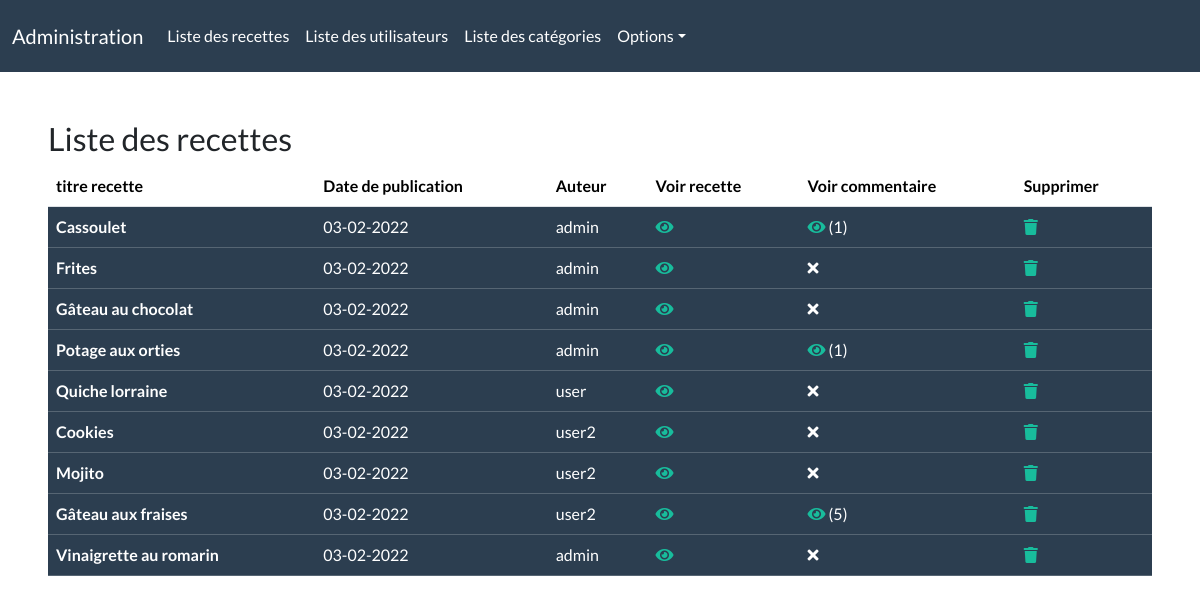
The app's page /private/templates/recipes.php (signed in) with its own data.
### tables this page shows
CREATE TABLE IF NOT EXISTS `recipes` (
  `id` int(11) NOT NULL AUTO_INCREMENT,
  `title` varchar(265) NOT NULL,
  `description` text NOT NULL,
  `image` text,
  `date_recipe` timestamp NOT NULL DEFAULT CURRENT_TIMESTAMP,
  `user_id` int(11) NOT NULL,
  `category_id` int(11) NOT NULL,
  PRIMARY KEY (`id`),
  KEY `recipe_category_id` (`category_id`),
  KEY `recipe_user_id` (`user_id`)
);

CREATE TABLE IF NOT EXISTS `users` (
  `id` int(11) NOT NULL AUTO_INCREMENT,
  `nickname` varchar(40) NOT NULL,
  `password` text NOT NULL,
  `role` int(1) NOT NULL DEFAULT '3',
  `avatar` varchar(255) NOT NULL,
  `registration_at` timestamp NULL DEFAULT CURRENT_TIMESTAMP,
  PRIMARY KEY (`id`)
);

### libraries/services/sql_requests.php (called while the page is built, shortened)
<?php
function selectAll($pdo, $tableToSelect)
{
    $sql = "SELECT * FROM $tableToSelect";
    $query = $pdo->prepare($sql);
    $query->execute();
    $data = $query->fetchAll();
    return $data;
}
function selectOneByFetch($pdo, $select, $tableToSelect, $where, $selectTo)
{
    $sql = "SELECT $select FROM $tableToSelect WHERE $where = ?";
    $query = $pdo->prepare($sql);
    $query->execute([$selectTo]);
    $data = $query->fetch();
    return $data;
}
function countAsWhere($pdo, $whyCount, $whatAs, $fromWhy, $where, $selectTo)
{
    $sql = "SELECT count($whyCount) AS $whatAs FROM $fromWhy WHERE $where = ?";
    $query = $pdo->prepare($sql);
    $query->execute([$selectTo]);
    return $data = $query->fetch();
}

### libraries/services/functions.php (called while the page is built, shortened)
<?php
include('sql_requests.php');
function showDate($toStringDate)
{
    $timestamp = strtotime($toStringDate);
    return $date = date("d-m-Y", $timestamp);
}

### private/templates/recipes.php (the view, shortened to what this page needs)
<?php
include('../../admin_layout.php');
$recipes = selectAll($pdo, 'recipes');
?>
<div class="grid_index m-5">
    <h3> Liste des recettes </h3>
    <table class="table table-hover">
        <thead>
            <tr>
                <th scope="col">titre recette</th>
                <th scope="col">Date de publication</th>
                <th scope="col">Auteur</th>
                <th scope="col">Voir recette</th>
                <th scope="col">Voir commentaire</th>
                <th scope="col">Supprimer</th>
            </tr>
        </thead>
        <tbody>
            <?php foreach ($recipes as $recipe) : ?>
                <?php $date = showDate($recipe['date_recipe']); ?>
                <?php $user = selectOneByFetch($pdo, 'nickname', 'users', 'id', $recipe['user_id']); ?>
                <?php $comments = showCommentsById($pdo, $recipe['id']); ?>
                <?php $count_comment = countAsWhere($pdo, 'comment', 'nb', 'comments', 'recipe_id', $recipe['id']); ?>
                <tr class="table-primary">
                    <th scope="row"><?= $recipe['title']; ?></th>
                    <td><?= $date; ?></td>
                    <td><?= $user['nickname']; ?></td>
                    <td><a href="show_recipe.php?recipe_id=<?= $recipe['id']; ?>&category_id=<?= $recipe['category_id']; ?>&user_id=<?= $recipe['user_id']; ?>&page_name=recipes"><i class="fas fa-eye"></i></a></td>
                    <?php if (!empty($comments)) : ?>
                        <td>
                            <a href="show_comment.php?recipe_id=<?= $recipe['id']; ?>"><i class="fas fa-eye"></i></a>
                            <span class="number_comment"> (<?= $count_comment['nb']; ?>)</span>
                        </td>
                    <?php else : ?>
                        <td><i class="fas fa-times"></i></td>
                    <?php endif; ?>
                    <td>
                        <a href="../controller/DeleteRecipe.php?recipe_id=<?= $recipe['id']; ?>&page_name=recipes&category_id=<?= $recipe['category_id']; ?>&user_id=<?= $recipe['user_id']; ?>"><i class="fas fa-trash"></i></a>
                    </td>
                </tr>
            <?php endforeach; ?>
        </tbody>
    </table>
</div>
<?php include('../layout_end.php'); ?>

### records on screen
recipes: title "Cassoulet", date_recipe "03-02-2022", user.nickname "admin", nb "1"
recipes: title "Frites", date_recipe "03-02-2022", user.nickname "admin"
recipes: title "Gâteau au chocolat", date_recipe "03-02-2022", user.nickname "admin"
recipes: title "Potage aux orties", date_recipe "03-02-2022", user.nickname "admin", nb "1"
recipes: title "Quiche lorraine", date_recipe "03-02-2022", user.nickname "user"
recipes: title "Cookies", date_recipe "03-02-2022", user.nickname "user2"
recipes: title "Mojito", date_recipe "03-02-2022", user.nickname "user2"
recipes: title "Gâteau aux fraises", date_recipe "03-02-2022", user.nickname "user2", nb "5"
recipes: title "Vinaigrette au romarin", date_recipe "03-02-2022", user.nickname "admin"
